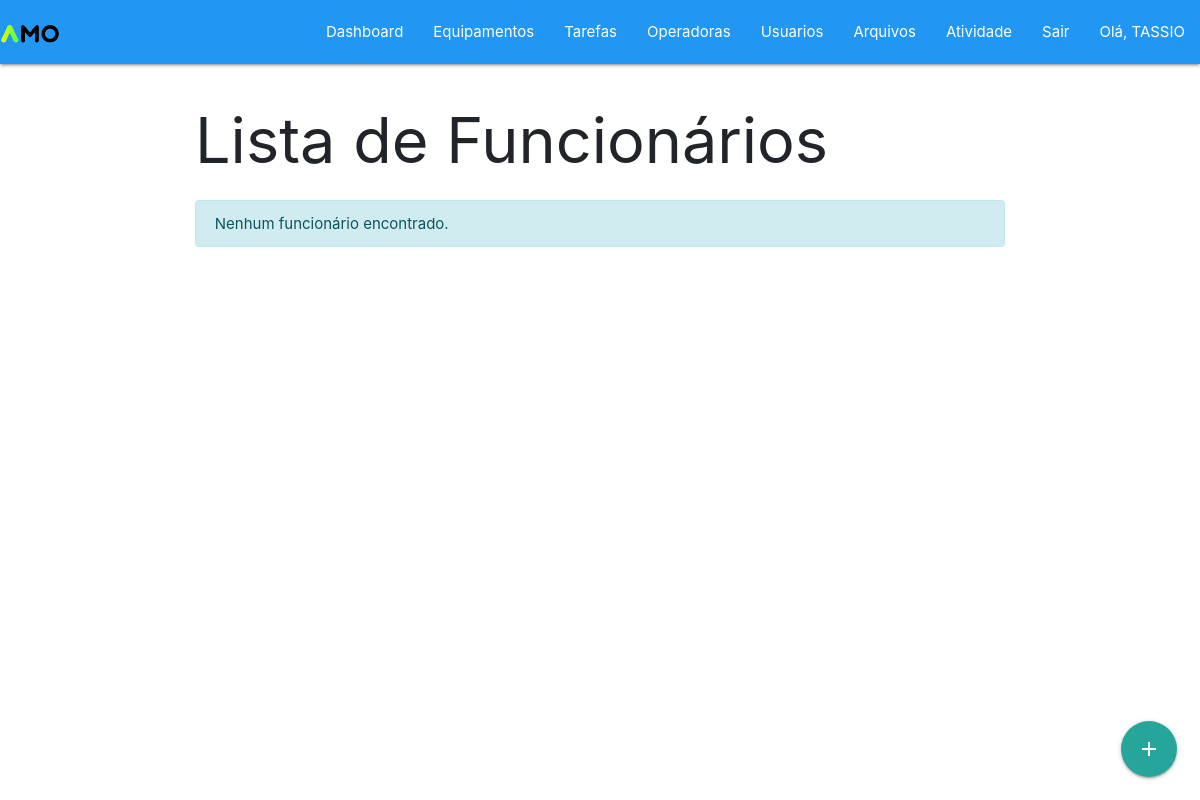
Before: /listar_funcionario.php (signed in) with the older database file.
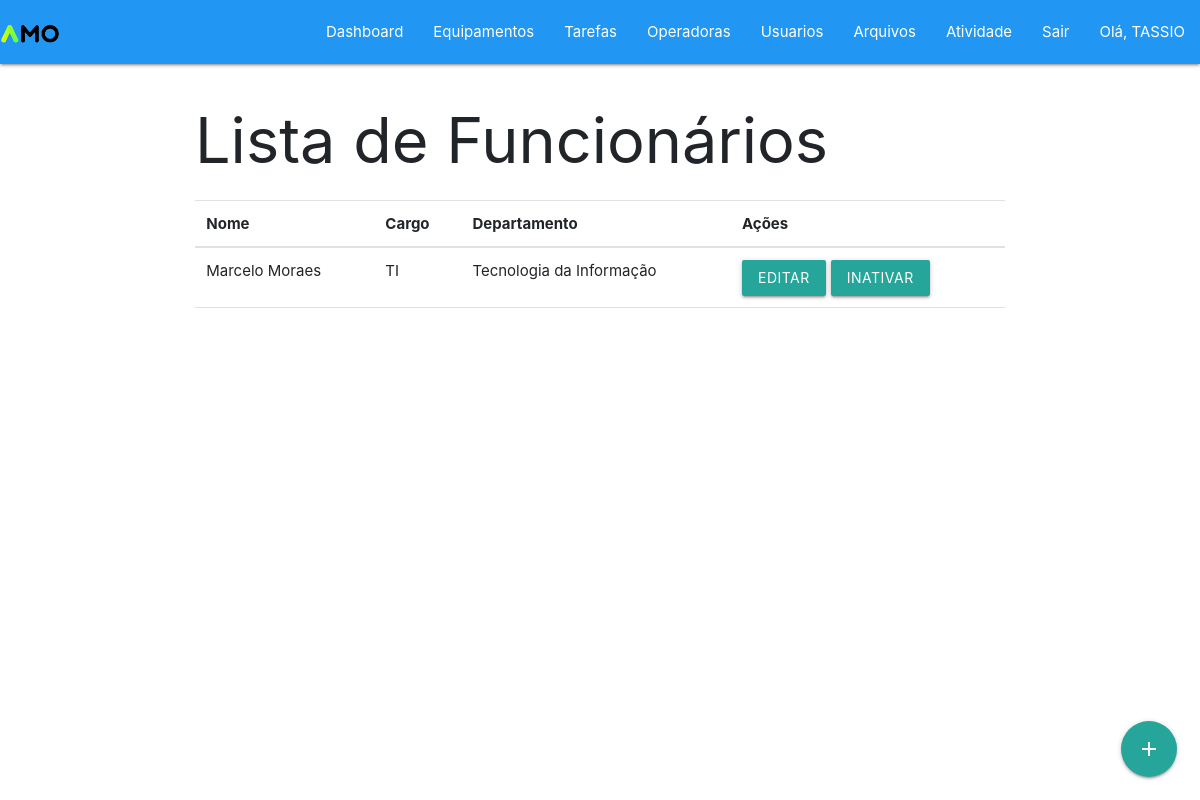
After: the same page with the newer database file.
### tables this page shows
CREATE TABLE `funcionarios` (
  `id` int(11) NOT NULL,
  `nome` varchar(100) NOT NULL,
  `cargo` varchar(50) DEFAULT NULL,
  `departamento` varchar(50) DEFAULT NULL
);

### listar_funcionario.php (the view, shortened to what this page needs)
<!DOCTYPE html>
<html lang="pt-br">
<head>
    <link rel="stylesheet" href="https://stackpath.bootstrapcdn.com/bootstrap/4.5.0/css/bootstrap.min.css">
</head>
<body>
    <?php require_once("header.php"); ?>
    <div class="container">
        <h1>Lista de Funcionários</h1>
        <?php
        $servername = "192.168.0.105";
        $username = "root";
        $password = "652845";
        $dbname = "tarefasdiarias";
        $conn = new mysqli($servername, $username, $password, $dbname);
        $sql = "SELECT * FROM funcionarios";
        $result = $conn->query($sql);
        if ($result->num_rows > 0) {
            echo '<table class="table">';
            echo '<thead>';
            echo '<tr>';
            echo '<th>Nome</th>';
            echo '<th>Cargo</th>';
            echo '<th>Departamento</th>';
            echo '<th>Ações</th>';
            echo '</tr>';
            echo '</thead>';
            echo '<tbody>';
            while ($row = $result->fetch_assoc()) {
                $id = $row['id'];
                $nome = $row['nome'];
                $cargo = $row['cargo'];
                $departamento = $row['departamento'];
                echo '<tr>';
                echo '<td>' . $nome . '</td>';
                echo '<td>' . $cargo . '</td>';
                echo '<td>' . $departamento . '</td>';
                echo '<td>';
                echo '<a href="editar_funcionario.php?id=' . $id . '" class="btn btn-primary btn-editar">Editar</a>';
                echo '<a href="inativar_funcionario.php?id=' . $id . '" class="btn btn-link btn-inativar">Inativar</a>';
                echo '</td>';
                echo '</tr>';
            }
            echo '</tbody>';
            echo '</table>';
        } else {
            echo '<div class="alert alert-info" role="alert">Nenhum funcionário encontrado.</div>';
        }
        ?>
    </div>
    <div class="fixed-action-btn">
        <a href="atividade.php" class="btn-floating btn-large waves-effect waves-light"><i class="material-icons">add</i></a>
    </div>
</body>
</html>

Changed rows visible on the page:
added funcionarios: nome "Marcelo Moraes", cargo "TI", departamento "Tecnologia da Informação"
Other visible differences:
text no longer shown: "Nenhum funcionário encontrado."
text now shown: "Nome Cargo Departamento Ações"
